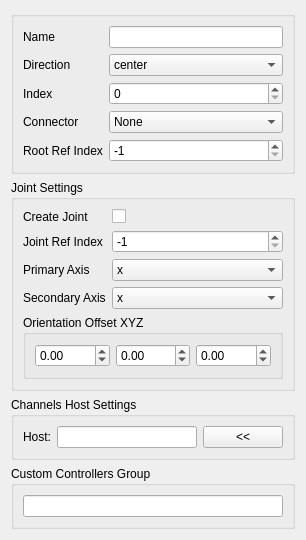
<?xml version="1.0" encoding="UTF-8"?>
<ui version="4.0">
 <class>Form</class>
 <widget class="QWidget" name="Form">
  <property name="geometry">
   <rect>
    <x>0</x>
    <y>0</y>
    <width>306</width>
    <height>482</height>
   </rect>
  </property>
  <property name="windowTitle">
   <string>Form</string>
  </property>
  <layout class="QVBoxLayout" name="verticalLayout">
   <item>
    <widget class="QGroupBox" name="mainSettings_groupBox">
     <property name="title">
      <string/>
     </property>
     <layout class="QGridLayout" name="gridLayout_4">
      <item row="0" column="0">
       <layout class="QFormLayout" name="formLayout">
        <item row="0" column="0">
         <widget class="QLabel" name="name_label">
          <property name="text">
           <string>Name</string>
          </property>
         </widget>
        </item>
        <item row="0" column="1">
         <widget class="QLineEdit" name="name_lineEdit"/>
        </item>
        <item row="1" column="0">
         <widget class="QLabel" name="side_label">
          <property name="text">
           <string>Direction</string>
          </property>
         </widget>
        </item>
        <item row="1" column="1">
         <widget class="QComboBox" name="direction_comboBox">
          <property name="sizePolicy">
           <sizepolicy hsizetype="Expanding" vsizetype="Fixed">
            <horstretch>0</horstretch>
            <verstretch>0</verstretch>
           </sizepolicy>
          </property>
          <item>
           <property name="text">
            <string>center</string>
           </property>
          </item>
          <item>
           <property name="text">
            <string>left</string>
           </property>
          </item>
          <item>
           <property name="text">
            <string>right</string>
           </property>
          </item>
         </widget>
        </item>
        <item row="2" column="0">
         <widget class="QLabel" name="index_label">
          <property name="text">
           <string>Index</string>
          </property>
         </widget>
        </item>
        <item row="2" column="1">
         <widget class="QSpinBox" name="index_spinBox">
          <property name="sizePolicy">
           <sizepolicy hsizetype="Expanding" vsizetype="Fixed">
            <horstretch>0</horstretch>
            <verstretch>0</verstretch>
           </sizepolicy>
          </property>
          <property name="minimum">
           <number>0</number>
          </property>
          <property name="maximum">
           <number>999</number>
          </property>
          <property name="value">
           <number>0</number>
          </property>
         </widget>
        </item>
        <item row="3" column="0">
         <widget class="QLabel" name="connector_label">
          <property name="text">
           <string>Connector</string>
          </property>
         </widget>
        </item>
        <item row="3" column="1">
         <widget class="QComboBox" name="connector_comboBox">
          <item>
           <property name="text">
            <string>None</string>
           </property>
          </item>
         </widget>
        </item>
        <item row="4" column="0">
         <widget class="QLabel" name="label_2">
          <property name="text">
           <string>Root Ref Index</string>
          </property>
         </widget>
        </item>
        <item row="4" column="1">
         <widget class="QSpinBox" name="root_ref_index_spinBox">
          <property name="minimum">
           <number>-1</number>
          </property>
          <property name="maximum">
           <number>999</number>
          </property>
          <property name="value">
           <number>-1</number>
          </property>
         </widget>
        </item>
       </layout>
      </item>
     </layout>
    </widget>
   </item>
   <item>
    <widget class="QGroupBox" name="jointSettings_groupBox">
     <property name="sizePolicy">
      <sizepolicy hsizetype="Minimum" vsizetype="Minimum">
       <horstretch>0</horstretch>
       <verstretch>0</verstretch>
      </sizepolicy>
     </property>
     <property name="title">
      <string>Joint Settings</string>
     </property>
     <layout class="QGridLayout" name="gridLayout_3">
      <item row="1" column="0">
       <widget class="QGroupBox" name="groupBox_3">
        <property name="title">
         <string>Orientation Offset XYZ</string>
        </property>
        <layout class="QHBoxLayout" name="horizontalLayout_4">
         <item>
          <widget class="QDoubleSpinBox" name="joint_offset_x_doubleSpinBox">
           <property name="toolTip">
            <string>Rotation Offset X</string>
           </property>
           <property name="minimum">
            <double>-360.000000000000000</double>
           </property>
           <property name="maximum">
            <double>360.000000000000000</double>
           </property>
           <property name="singleStep">
            <double>90.000000000000000</double>
           </property>
          </widget>
         </item>
         <item>
          <widget class="QDoubleSpinBox" name="joint_offset_y_doubleSpinBox">
           <property name="toolTip">
            <string>Rotation Offset Y</string>
           </property>
           <property name="minimum">
            <double>-360.000000000000000</double>
           </property>
           <property name="maximum">
            <double>360.000000000000000</double>
           </property>
           <property name="singleStep">
            <double>90.000000000000000</double>
           </property>
          </widget>
         </item>
         <item>
          <widget class="QDoubleSpinBox" name="joint_offset_z_doubleSpinBox">
           <property name="toolTip">
            <string>Rotation Offset Z</string>
           </property>
           <property name="minimum">
            <double>-360.000000000000000</double>
           </property>
           <property name="maximum">
            <double>360.000000000000000</double>
           </property>
           <property name="singleStep">
            <double>90.000000000000000</double>
           </property>
          </widget>
         </item>
        </layout>
       </widget>
      </item>
      <item row="0" column="0">
       <layout class="QFormLayout" name="formLayout_2">
        <item row="1" column="0">
         <widget class="QLabel" name="label">
          <property name="text">
           <string>Joint Ref Index</string>
          </property>
         </widget>
        </item>
        <item row="1" column="1">
         <widget class="QSpinBox" name="joint_ref_index_spinBox">
          <property name="minimum">
           <number>-1</number>
          </property>
          <property name="maximum">
           <number>999</number>
          </property>
          <property name="value">
           <number>-1</number>
          </property>
         </widget>
        </item>
        <item row="2" column="0">
         <widget class="QLabel" name="label_3">
          <property name="text">
           <string>Primary Axis</string>
          </property>
         </widget>
        </item>
        <item row="2" column="1">
         <widget class="QComboBox" name="primary_axis_comboBox">
          <item>
           <property name="text">
            <string>x</string>
           </property>
          </item>
          <item>
           <property name="text">
            <string>y</string>
           </property>
          </item>
          <item>
           <property name="text">
            <string>z</string>
           </property>
          </item>
          <item>
           <property name="text">
            <string>-x</string>
           </property>
          </item>
          <item>
           <property name="text">
            <string>-y</string>
           </property>
          </item>
          <item>
           <property name="text">
            <string>-z</string>
           </property>
          </item>
         </widget>
        </item>
        <item row="3" column="0">
         <widget class="QLabel" name="label_4">
          <property name="text">
           <string>Secondary Axis</string>
          </property>
         </widget>
        </item>
        <item row="3" column="1">
         <widget class="QComboBox" name="secondary_axis_comboBox">
          <property name="currentText">
           <string>y</string>
          </property>
          <item>
           <property name="text">
            <string>x</string>
           </property>
          </item>
          <item>
           <property name="text">
            <string>y</string>
           </property>
          </item>
          <item>
           <property name="text">
            <string>z</string>
           </property>
          </item>
          <item>
           <property name="text">
            <string>-x</string>
           </property>
          </item>
          <item>
           <property name="text">
            <string>-y</string>
           </property>
          </item>
          <item>
           <property name="text">
            <string>-z</string>
           </property>
          </item>
         </widget>
        </item>
        <item row="0" column="0">
         <widget class="QLabel" name="label_5">
          <property name="text">
           <string>Create Joint</string>
          </property>
         </widget>
        </item>
        <item row="0" column="1">
         <widget class="QCheckBox" name="create_joint_checkBox">
          <property name="text">
           <string/>
          </property>
         </widget>
        </item>
       </layout>
      </item>
     </layout>
    </widget>
   </item>
   <item>
    <widget class="QGroupBox" name="groupBox">
     <property name="sizePolicy">
      <sizepolicy hsizetype="Minimum" vsizetype="Minimum">
       <horstretch>0</horstretch>
       <verstretch>0</verstretch>
      </sizepolicy>
     </property>
     <property name="title">
      <string>Channels Host Settings</string>
     </property>
     <layout class="QGridLayout" name="gridLayout_2">
      <item row="0" column="0">
       <layout class="QHBoxLayout" name="horizontalLayout_2">
        <item>
         <widget class="QLabel" name="host_label">
          <property name="text">
           <string>Host:</string>
          </property>
         </widget>
        </item>
        <item>
         <widget class="QLineEdit" name="host_lineEdit"/>
        </item>
        <item>
         <widget class="QPushButton" name="host_pushButton">
          <property name="text">
           <string>&lt;&lt;</string>
          </property>
         </widget>
        </item>
       </layout>
      </item>
     </layout>
    </widget>
   </item>
   <item>
    <widget class="QGroupBox" name="groupBox_2">
     <property name="sizePolicy">
      <sizepolicy hsizetype="Minimum" vsizetype="Minimum">
       <horstretch>0</horstretch>
       <verstretch>0</verstretch>
      </sizepolicy>
     </property>
     <property name="title">
      <string>Custom Controllers Group</string>
     </property>
     <layout class="QGridLayout" name="gridLayout_5">
      <item row="0" column="0">
       <layout class="QHBoxLayout" name="horizontalLayout_3">
        <item>
         <widget class="QLineEdit" name="subGroup_lineEdit">
          <property name="toolTip">
           <string>&lt;html&gt;&lt;head/&gt;&lt;body&gt;&lt;p&gt;Name for a custom controllers Group (Maya set) for the component controllers.&lt;/p&gt;&lt;p align=&quot;center&quot;&gt;&lt;span style=&quot; font-weight:600;&quot;&gt;i.e&lt;/span&gt;: Setting the name &amp;quot;arm&amp;quot; will create a sub group (sub set in Mayas terminology) with the name &amp;quot;rig_arm_grp&amp;quot;. This group will be under the &amp;quot;rig_controllers_grp&amp;quot;&lt;/p&gt;&lt;p&gt;Leave this option empty for the default behaviour.&lt;/p&gt;&lt;/body&gt;&lt;/html&gt;</string>
          </property>
         </widget>
        </item>
       </layout>
      </item>
     </layout>
    </widget>
   </item>
   <item>
    <spacer name="verticalSpacer">
     <property name="orientation">
      <enum>Qt::Vertical</enum>
     </property>
     <property name="sizeHint" stdset="0">
      <size>
       <width>20</width>
       <height>40</height>
      </size>
     </property>
    </spacer>
   </item>
  </layout>
 </widget>
 <resources/>
 <connections/>
</ui>
